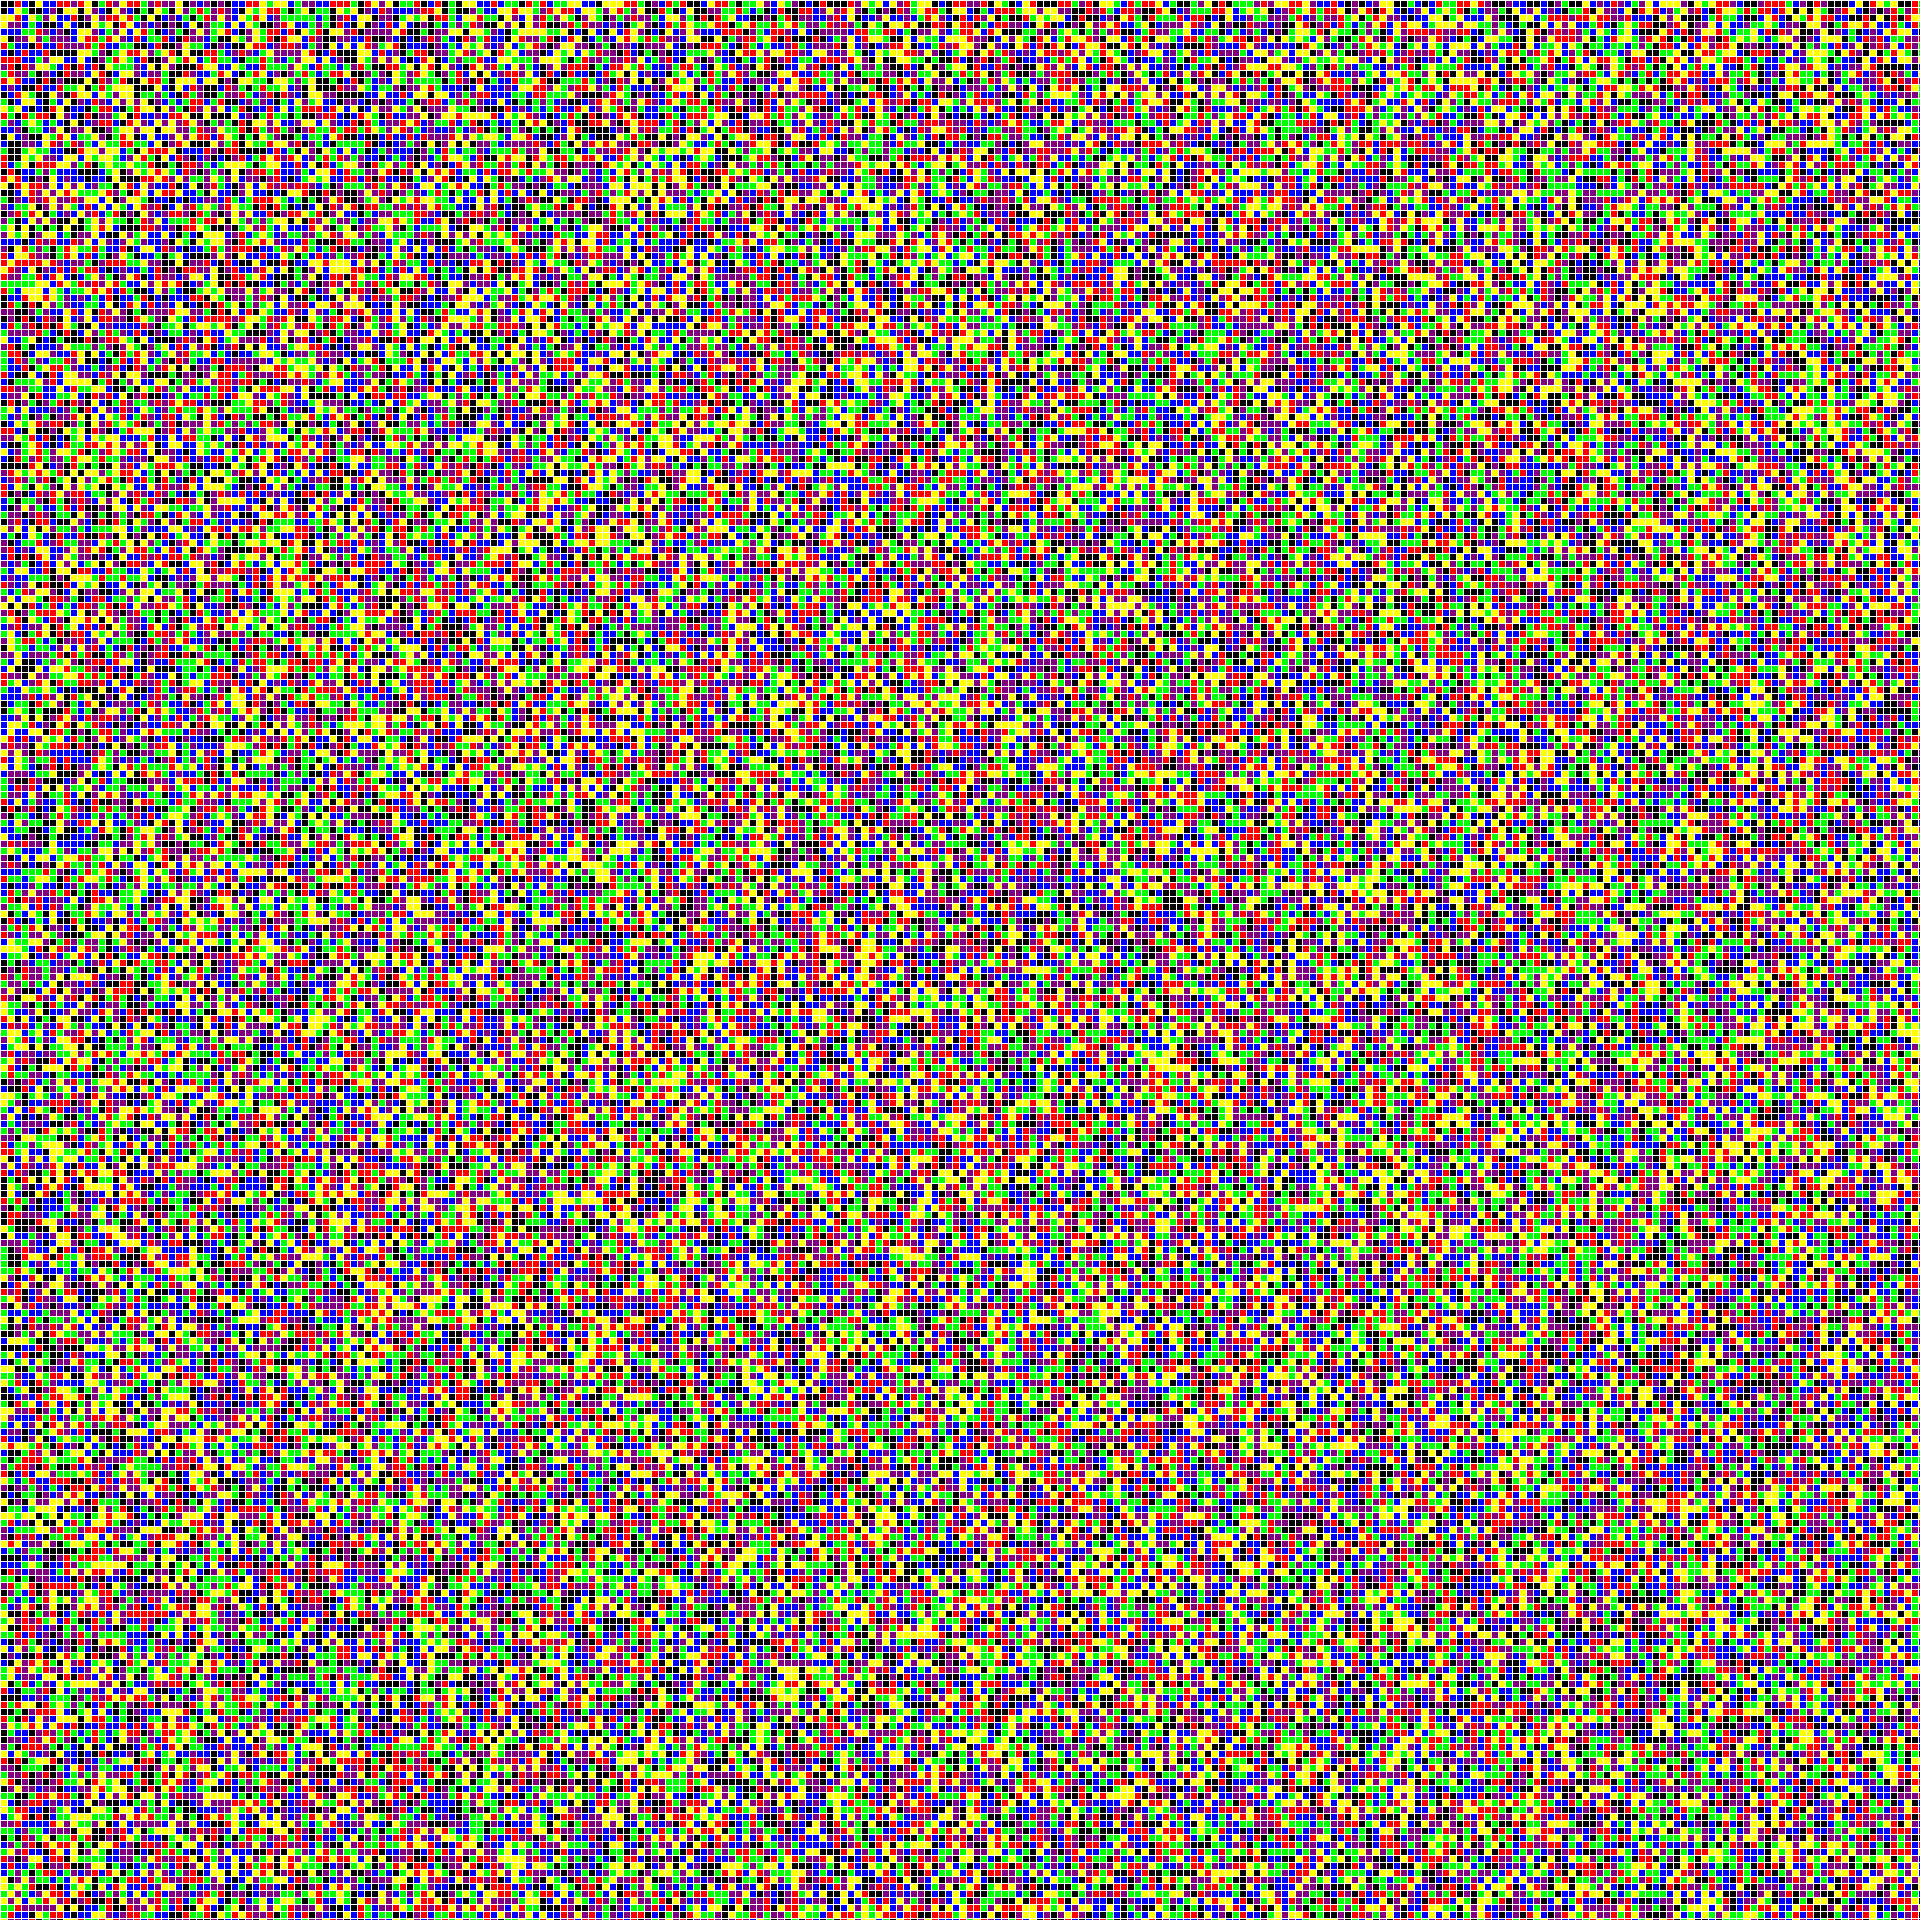

Recreate this plot in Python.
from PIL import Image, ImageDraw
import random
import sys

# 获取命令行参数，如果没有提供则使用默认值
pixel_size = int(sys.argv[1]) if len(sys.argv) > 1 else 4

# 创建画布
canvas_size = 1920  # 画布大小
border_width = 0   # 边框宽度
frames = 60       # 总帧数（增加帧数使动画更流畅）
duration = 50     # 每帧持续时间（毫秒，减小使动画更快）

# 定义颜色
colors = [
    "#ff0000",  # 红色
    "#00ff00",  # 绿色
    "#0000ff",  # 蓝色
    "#ffff00",  # 黄色
    "#800080",  # 紫色
    "#000000"   # 黑色
]

# 创建帧列表
frames_list = []

# 生成帧
for frame in range(frames):
    # 创建新图像
    img = Image.new('RGB', (canvas_size, canvas_size), '#000000')
    draw = ImageDraw.Draw(img)

    # 绘制彩色方块
    for x in range(0, canvas_size, pixel_size):
        for y in range(0, canvas_size, pixel_size):
            # 随机选择一个颜色
            color = random.choice(colors)
            # 绘制方块
            draw.rectangle([
                x, y,
                x + pixel_size - border_width,
                y + pixel_size - border_width
            ], fill=color)

    # 绘制网格线
    for i in range(0, canvas_size, pixel_size):
        # 绘制水平线
        draw.line([(0, i), (canvas_size, i)], fill="#FFFFFF", width=border_width)
        # 绘制垂直线
        draw.line([(i, 0), (i, canvas_size)], fill="#FFFFFF", width=border_width)

    # 添加到帧列表
    frames_list.append(img)
    
    # 显示进度
    print(f"已生成 {frame + 1}/{frames} 帧")

# 保存为GIF
frames_list[0].save(
    'BG.gif',
    save_all=True,
    append_images=frames_list[1:],
    duration=duration,
    loop=0,  # 无限循环
    optimize=True  # 优化文件大小
)

print(f"GIF生成完成！像素大小：{pixel_size}，总帧数：{frames}，每帧时长：{duration}ms")
print("使用方法：")
print("1. 将BG.gif放在与Playing.html相同的目录下")
print("2. 刷新游戏页面即可看到动态背景")
print("3. 按ESC键可以结束游戏")
